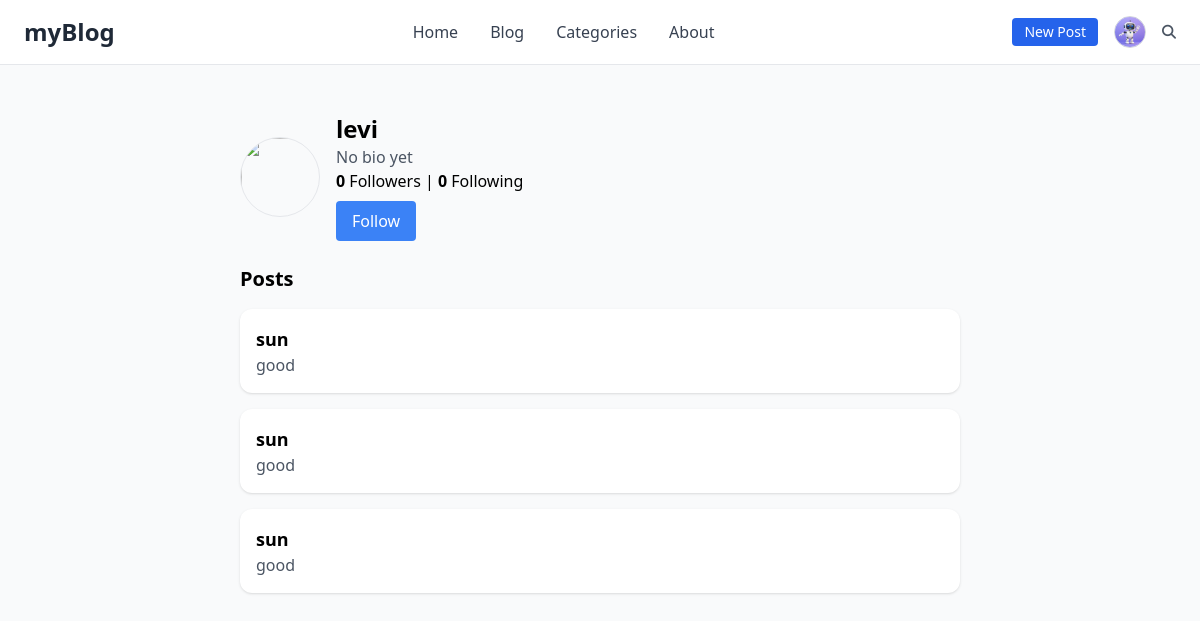
Page /user/levi/ (signed in) on the committed database.
### blog/models.py (models this page shows, shortened)
class Profile(models.Model):
    user = models.OneToOneField(User, on_delete=models.CASCADE, related_name='profile')
    bio = models.CharField(max_length=160, blank=True)
    website = models.CharField(max_length=255, blank=True)
    avatar = models.ImageField(upload_to='avatars/', blank=True, null=True)

class Post(models.Model):
    title = models.CharField(max_length=200)
    content = models.TextField()
    image = models.ImageField(upload_to="posts/", blank=True, null=True)
    author = models.ForeignKey(User, on_delete=models.CASCADE)
    created_at = models.DateTimeField(auto_now_add=True)
    likes = models.ManyToManyField(User, related_name="liked_posts", blank=True)

### blog/views.py (the view)
# urls.py: path('user/<str:username>/', views.user_profile, name='user_profile'),
def user_profile(request, username):
    user = get_object_or_404(User, username=username)
    posts = Post.objects.filter(author=user)
    followers = Follow.objects.filter(following=user).count()
    following = Follow.objects.filter(follower=user).count()
    is_following = False
    if request.user.is_authenticated:
        is_following = Follow.objects.filter(follower=request.user, following=user).exists()
    return render(request, 'blog/user_profile.html', {
        'profile_user': user,
        'posts': posts,
        'followers': followers,
        'following': following,
        'is_following': is_following,
    })

### blog/templates/blog/user_profile.html (shortened to what this page needs)
{% extends 'blog/base.html' %}
{% block content %}
<div class="max-w-3xl mx-auto p-6">
  <div class="flex items-center gap-4 mb-6">
    <img src="{{ profile_user.profile.image.url|default:'/static/default.jpg' }}"
         class="w-20 h-20 rounded-full border">
    <div>
      <h2 class="text-2xl font-bold">{{ profile_user.username }}</h2>
      <p class="text-gray-600">{{ profile_user.profile.bio|default:"No bio yet" }}</p>
      <p><strong>{{ followers }}</strong> Followers | <strong>{{ following }}</strong> Following</p>
      {% if request.user != profile_user %}
        <form method="post" action="{% url 'follow_toggle' profile_user.username %}">
          <button type="submit" class="px-4 py-2 mt-2 rounded
            {% if is_following %}bg-red-500 text-white{% else %}bg-blue-500 text-white{% endif %}">
            {% if is_following %}Unfollow{% else %}Follow{% endif %}
          </button>
        </form>
      {% endif %}
    </div>
  </div>
  <h3 class="text-xl font-bold mb-4">Posts</h3>
  {% for post in posts %}
    <div class="bg-white p-4 rounded-xl shadow mb-4">
      <h4 class="text-lg font-semibold">{{ post.title }}</h4>
      <p class="text-gray-600">{{ post.content|truncatewords:20 }}</p>
    </div>
  {% empty %}
    <p class="text-gray-500">No posts yet.</p>
  {% endfor %}
</div>
{% endblock %}

### blog/templates/blog/base.html (shortened to what this page needs)
{% load static %}
<!DOCTYPE html>
<html lang="en">
<head>
  <script src="https://cdn.tailwindcss.com"></script>
  <link rel="stylesheet" href="https://cdnjs.cloudflare.com/ajax/libs/font-awesome/6.4.0/css/all.min.css">
</head>
<body class="bg-gray-50">
  <nav class="bg-white border-b">
    <div class="max-w-7xl mx-auto px-6 py-4 flex items-center justify-between">
      <a href="{% url 'index' %}" class="text-2xl font-bold text-gray-800">myBlog</a>
      <div class="hidden md:flex gap-8 text-gray-700 font-medium">
        <a href="{% url 'index' %}" class="hover:text-blue-600">Home</a>
        <a href="{% url 'Home' %}" class="hover:text-blue-600">Blog</a>
        <a href="{% url 'categories' %}" class="hover:text-blue-600">Categories</a>
        <a href="{% url 'about' %}" class="hover:text-blue-600">About</a>
      </div>
      <div class="flex items-center gap-4 text-sm">
        {% if user.is_authenticated %}
          <a href="{% url 'add_post' %}" class="px-3 py-1 bg-blue-600 text-white rounded hover:bg-blue-700">
            New Post
          </a>
          <a href="{% url 'profile' user.username %}" class="flex items-center">
            {% if user.profile.avatar %}
              <img src="{{ user.profile.avatar.url }}" alt="Avatar"
                   class="w-8 h-8 rounded-full object-cover border border-gray-300 hover:shadow-md transition" />
            {% else %}
              <div class="w-8 h-8 rounded-full bg-gray-300 flex items-center justify-center text-gray-600 text-sm font-semibold">
                {{ user.username|slice:":1"|upper }}
              </div>
            {% endif %}
          </a>
        {% else %}
          <a href="{% url 'login' %}" class="hover:text-blue-600">Sign In</a>
          <a href="{% url 'register' %}" class="px-3 py-1 bg-blue-600 text-white rounded hover:bg-blue-700">
            Register
          </a>
        {% endif %}
        <a href="#" title="Search" class="text-gray-600 hover:text-blue-600">
          <i class="fa-solid fa-magnifying-glass"></i>
        </a>
      </div>
    </div>
  </nav>
  <div class="max-w-7xl mx-auto px-6 py-6">
    {% block content %}{% endblock %}
  </div>
</body>
</html>

### rows in the picture
Post: title "sun", content "good"
Post: title "sun", content "good"
Post: title "sun", content "good"

### other values in the picture
{{ profile_user.username }} "levi"
{{ profile_user.profile.bio|default:"No bio yet" }} "No bio yet"
{{ followers }} "0"
{{ following }} "0"
